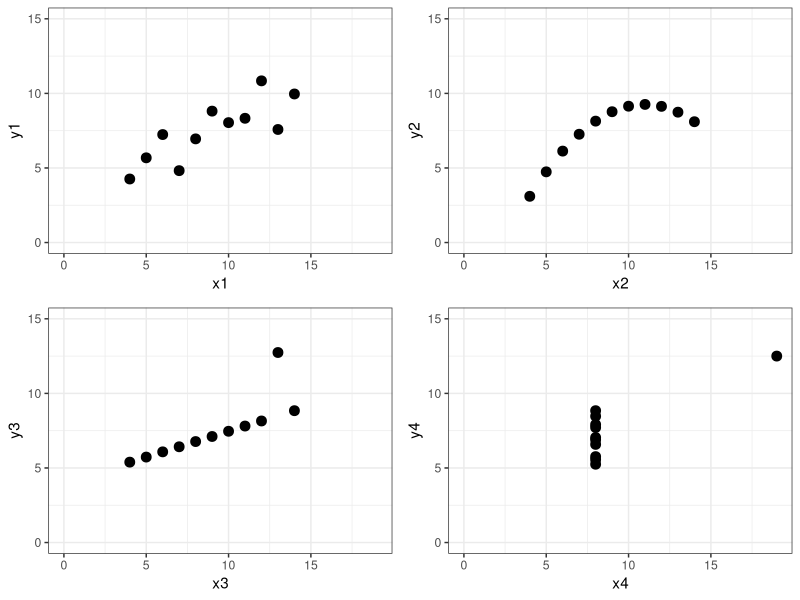
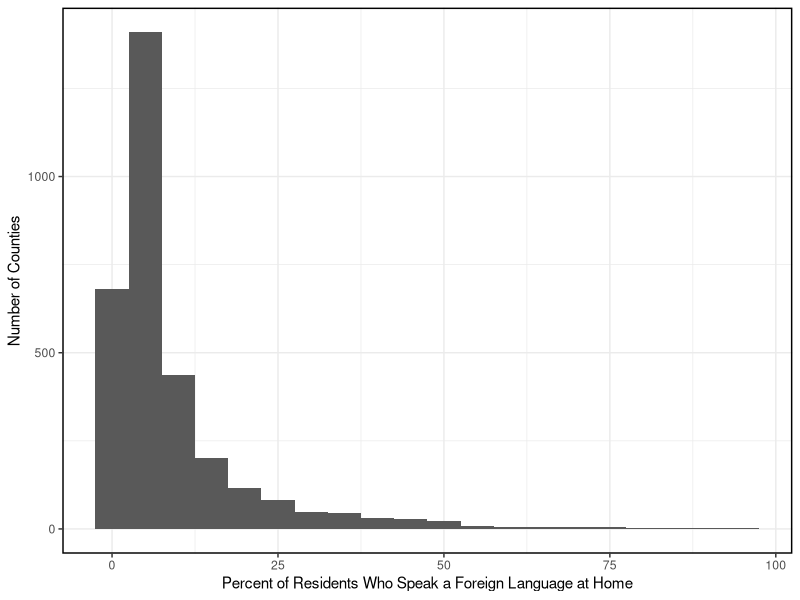
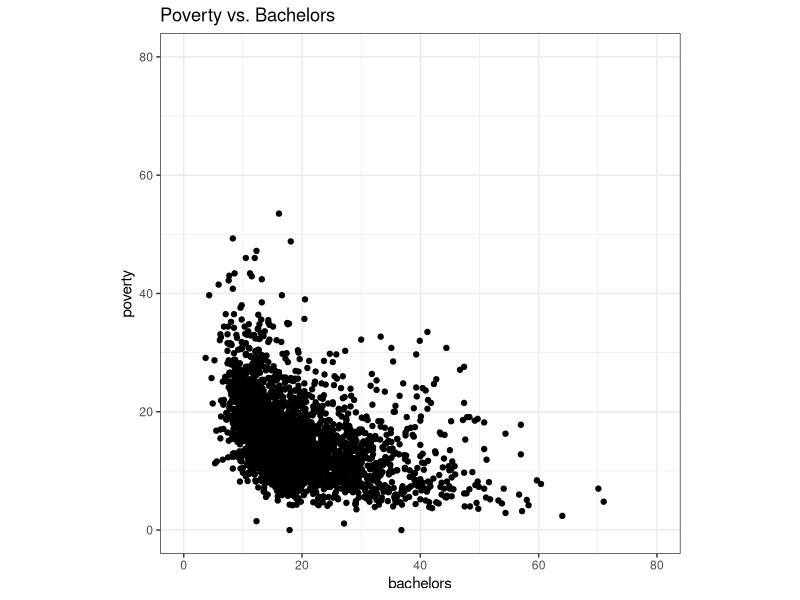
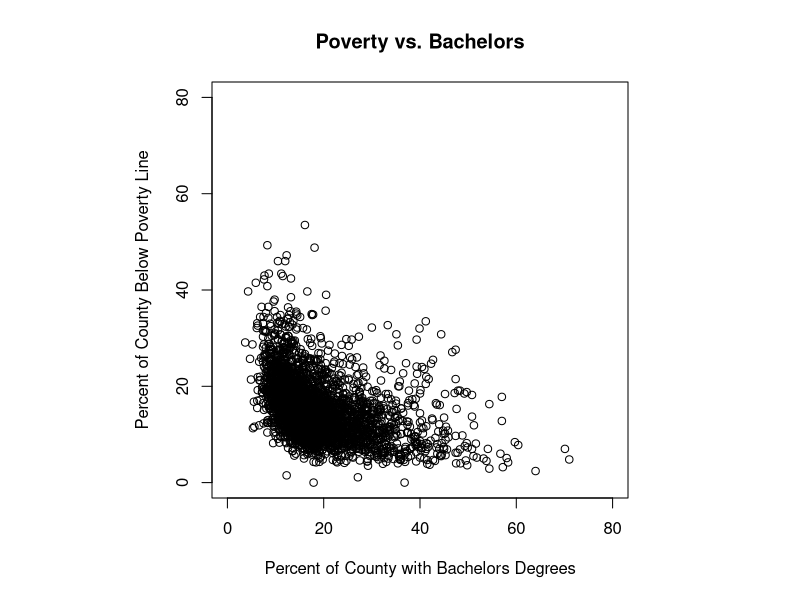

These charts were generated, in order, by the following R code:
## ---- chunk 1
knitr::opts_chunk$set(echo = TRUE)
## ---- chunk 2
library(tidyverse)
library(knitr)
library(kableExtra)
library(gridExtra)
theme_set(theme_bw())
## ---- chunk 3
quartet <- read.csv("Data/Quartet.csv")
## ---- chunk 4
colNames <- c("X1", "X2", "X3", "X4", "Y1", "Y2", "Y3", "Y4")

quartetMean <- apply(quartet, 2, mean)
quartetMedian <- apply(quartet, 2, median)
quartetSD <- apply(quartet, 2, sd)

summaryTable <- tibble(colNames, quartetMean, quartetMedian, quartetSD) %>% rename(Column = colNames, "Sample Mean" = quartetMean, "Sample Median" = quartetMedian, "Sample Standard Deviation" = quartetSD) %>% mutate_if(is.numeric, round, digits = 2)

kable(summaryTable) %>% kable_styling(bootstrap_options = c("striped", "hover"))
## ---- chunk 5
p1 <- ggplot(data = quartet, aes(x = x1, y = y1)) + geom_point(size = 3) + xlim(0, 19) + ylim(0, 15)
p2 <- ggplot(data = quartet, aes(x = x2, y = y2)) + geom_point(size = 3) + xlim(0, 19) + ylim(0, 15)
p3 <- ggplot(data = quartet, aes(x = x3, y = y3)) + geom_point(size = 3) + xlim(0, 19) + ylim(0, 15)
p4 <- ggplot(data = quartet, aes(x = x4, y = y4)) + geom_point(size = 3) + xlim(0, 19) + ylim(0, 15)

grid.arrange(p1, p2, p3, p4)
## ---- chunk 6
countyData <- read.csv("Data/CountyData.csv")
countyData <- as_tibble(countyData)
## ---- chunk 7
ggplot(data = countyData) + geom_histogram(mapping = aes(foreign_spoken_at_home), binwidth = 5) + labs(x = "Percent of Residents Who Speak a Foreign Language at Home", y = "Number of Counties") + theme(panel.border = element_rect(colour = "black", fill=NA, size=1))
## ---- chunk 8
median(countyData$fed_spending, na.rm = TRUE)
## ---- chunk 9
ggplot(data = countyData) + geom_point(mapping = aes(x = bachelors, y = poverty)) + xlim(0, 80) + ylim(0, 80) + coord_fixed() + ggtitle("Poverty vs. Bachelors")

par(pty = "s")

plot(countyData$bachelors, countyData$poverty, xlim = c(0, 80), ylim = c(0, 80), main = "Poverty vs. Bachelors", xlab = "Percent of County with Bachelors Degrees", ylab = "Percent of County Below Poverty Line")
